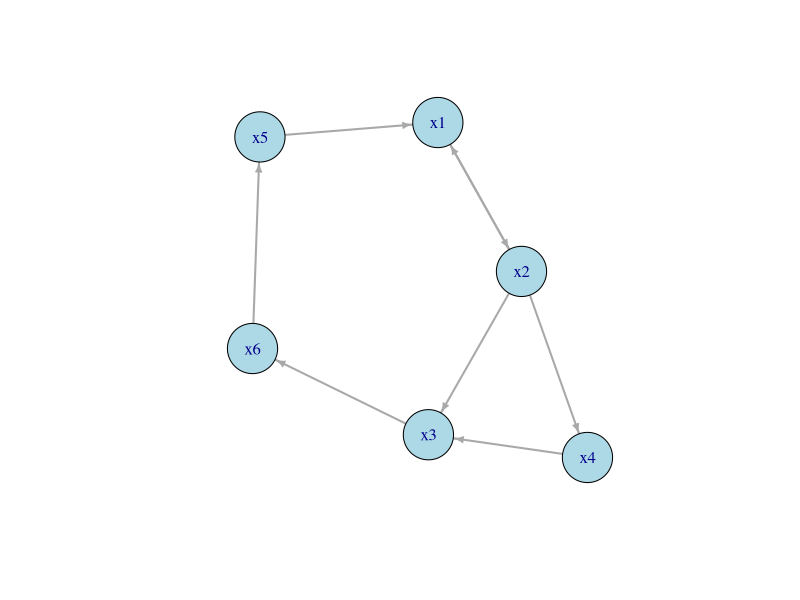

Write the R code that produced this figure.
## ---- chunk 1
knitr::opts_chunk$set(echo = TRUE)
## ---- chunk 2
if (!require("igraph")) {
install.packages("igraph")
}
library(igraph)
## ---- chunk 3

# Define the edges as specified
edges <- c("a", "b", "b", "c", "c", "d", "d", "e", "e", "f", "f", "g", "g", "h", "h", "i", "i", "a", 
           "a", "j", "d", "j", "g", "j", "c", "e", "b", "f", "e", "i", "f", "h")
## ---- chunk 4
# Convert the edge list to a matrix with 2 columns
edge_matrix <- matrix(edges, nc = 2, byrow = TRUE)
## ---- chunk 5
# Create an undirected graph from the edge list
g <- graph_from_edgelist(edge_matrix, directed = FALSE)
## ---- chunk 6
geodesic_distances <- distances(g)

# Print geodesic distances matrix
cat("Geodesic Distances Matrix:\n")
print(geodesic_distances)
## ---- chunk 7
# Calculate eccentricities of all vertices
eccentricities <- eccentricity(g)
## ---- chunk 8
# (a) Eccentricity of vertex 'a'
eccentricity_a <- eccentricities["a"]
cat("Eccentricity of vertex 'a':", eccentricity_a, "\n")
## ---- chunk 9
# (b) Radius of G (minimum eccentricity)
radius_g <- min(eccentricities)
cat("Radius of G:", radius_g, "\n")
## ---- chunk 10
# (c) Diameter of G (maximum eccentricity)
diameter_g <- max(eccentricities)
cat("Diameter of G:", diameter_g, "\n")
## ---- chunk 11
# (d) Center of G (vertices with eccentricity equal to the radius)
center_g <- names(eccentricities[eccentricities == radius_g])
cat("Center of G:", center_g, "\n")

## ---- chunk 12
edges <- c("x1", "x2", "x2", "x1", "x2", "x4", "x4", "x3", "x2", "x3", "x3", "x6", "x6", "x5", "x5", "x1")
edgesMat <- matrix(edges, ncol = 2, byrow = TRUE)
g <- graph_from_edgelist(edgesMat, directed = TRUE)
E(g)$weight <- 1  # Assign default weight of 1 to each edge
## ---- chunk 13
plot(g, edge.arrow.size = 0.5, vertex.color = "lightblue", vertex.size = 30, edge.width = 2)
## ---- chunk 14
dijkstra <- function(graph, source) {
  # Initialize distances and previous vertices for each vertex in the graph
  
  # Get all the vertex names in the graph and store it to vertices
  
  # This function V(graph)$name retrieve the names
  # that is assigned to the vertices of the graph.
  vertices <- V(graph)$name
  
  # A vector dist store the shortest distance from the source 
  # to each other vertex.
  # Initially, all distances are set to infinity (Inf).
  # This means no paths have been explored yet.
  # This will also be the result of the function we will look for.
  
  # function rep() creates a vector of infinite values,
  # with the length equal to the number of vertices.
  dist <- rep(Inf, length(vertices))  
  
  # Assigns the names of the vertices to the elements of the dist vector.
  # Each element of dist corresponds to a distance to a specific vertex by name.
  names(dist) <- vertices 
  
  # This vector prev stores the previous vertex to each vertex.
  #It starts as NA for all vertices.This means no paths have been discovered.
  
  # function rep() creates a vector of NA values,
  # with the length equal to the number of vertices.
  prev <- rep(NA, length(vertices))  
  
   # Assign vertex names to previous vertices
  names(prev) <- vertices 
  
  # Set the distance to the source vertex to 0 (since we're starting there)
  dist[source] <- 0
  
  #The variable Q is a list of all the vertices that have not been visited yet.
  #Initially, all vertices are unvisited. Later, when each vertex is visited,
  # it will be removed.
  Q <- vertices  # At the beginning, all vertices are unvisited
  
  # Run Dijkstra's algorithm until all vertices are visited (i.e., Q is empty)
  while (length(Q) > 0) {
    
    # First, selects the vertex u from the set Q that has the smallest distance
    # in the dist vector.
    #This is the next vertex to proceed. It is closest to the source.
    
    # dist[Q] extracts the distances of the unvisited vertices.
    # which.min(dist[Q]) finds the index of the smallest distance in these
    # unvisited vertices,and names(dist[Q]) retrieves the names of the vertices
    
    u <- names(dist[Q])[which.min(dist[Q])]
    
    # Remove u from Q (because we now process it)
    
    # function setdiff() returns the elements that are in the first set
    # but not in the second set
    Q <- setdiff(Q, u)
    
    # Get the neighbors of vertex u (vertices that are directly connected to u)
    # with outgoing edges.
    
    # The neighbors() function in R returns the vertices that are adjacent to a 
    # specified vertex in a graph with incoming or outgoing edges.
    neighbors <- neighbors(graph, u, mode = "out")
    
    # Loop through each neighbor v of u.
    
    # This alternative distance is calculated by adding the distance from the 
    # source to u and the weight of the edge connecting u to v (edge_weight).
    # Then comparing this alt with the current distance to v,
    # and update the shortest path to v if needed.
    for (v in neighbors$name) {
      
      # For each neighbor v, this finds the edge between u and v in the graph.
      #The get.edge.ids function returns the ID of the edge of u and v.
      edge_id <- get.edge.ids(graph, c(u, v)) 
      
      # Retrieves the weight (or cost) of the edge between u and v.
      #It uses the edge_id to get the edge and then get the weight attribute.
      #This  represents the distance or cost of traveling from u to v
      
      edge_weight <- E(graph)[edge_id]$weight  
      
      # Calculate the alternative distance to v by going through u
      
      # dist[u] is the current shortest distance from the source vertex to u.
      # This shows the total distance to reach v by traveling to u first
      # then from u to v.
      alt <- dist[u] + edge_weight  
      
      # This checks whether the alt path to vertex v (via u) is shorter
      # than the current known shortest path to v (stored in dist[v])
      if (alt < dist[v]) {
        
        # If alt is smaller than dist[v] (the old known path),
        # it means we've found a better path to v through u.
        # Update the distance to v
        dist[v] <- alt 
        
        # Set u as the predecessor of v (the path to reach v)
        
        # The predecessor (prev[v]) keeps track of the previous vertex on the
        # shortest path to v.
        # It tells us which vertex we came from to reach v along the shortest
        # path.
        prev[v] <- u    
      }
    }
    
    # Print the current state of dist (distances to each vertex) and prev 
    # (predecessors) to make it easier to understand
    
    # Print the current vertex being processed
    cat("Current vertex:", u, "\n")  
    
    # Print the current shortest distances to all vertices
    cat("Distances:", dist, "\n")  
    
    # Print the predecessors (which vertex led to each)
    cat("Previous vertices:", prev, "\n\n")  
  }
  
  # After processing all vertices, return a list containing final distance and 
  # predecessor maps
  
  # dist: A vector containing the shortest distances from the source  to all 
  # other vertices.
  
  # prev: A vector. Each entry represents the predecessor vertex for the 
  # corresponding vertex in the shortest path from the source.
  
  # If a vertex is unreachable, its predecessor is NA.
  list(dist = dist, prev = prev)  
}

## ---- chunk 15
# Run Dijkstra's algorithm on the graph with "x1" as the source
result <- dijkstra(g, "x1")
## ---- chunk 16
# Display final results
cat("Final shortest distances from source:\n")
print(result$dist)
cat("Predecessor map for shortest paths:\n")
print(result$prev)

